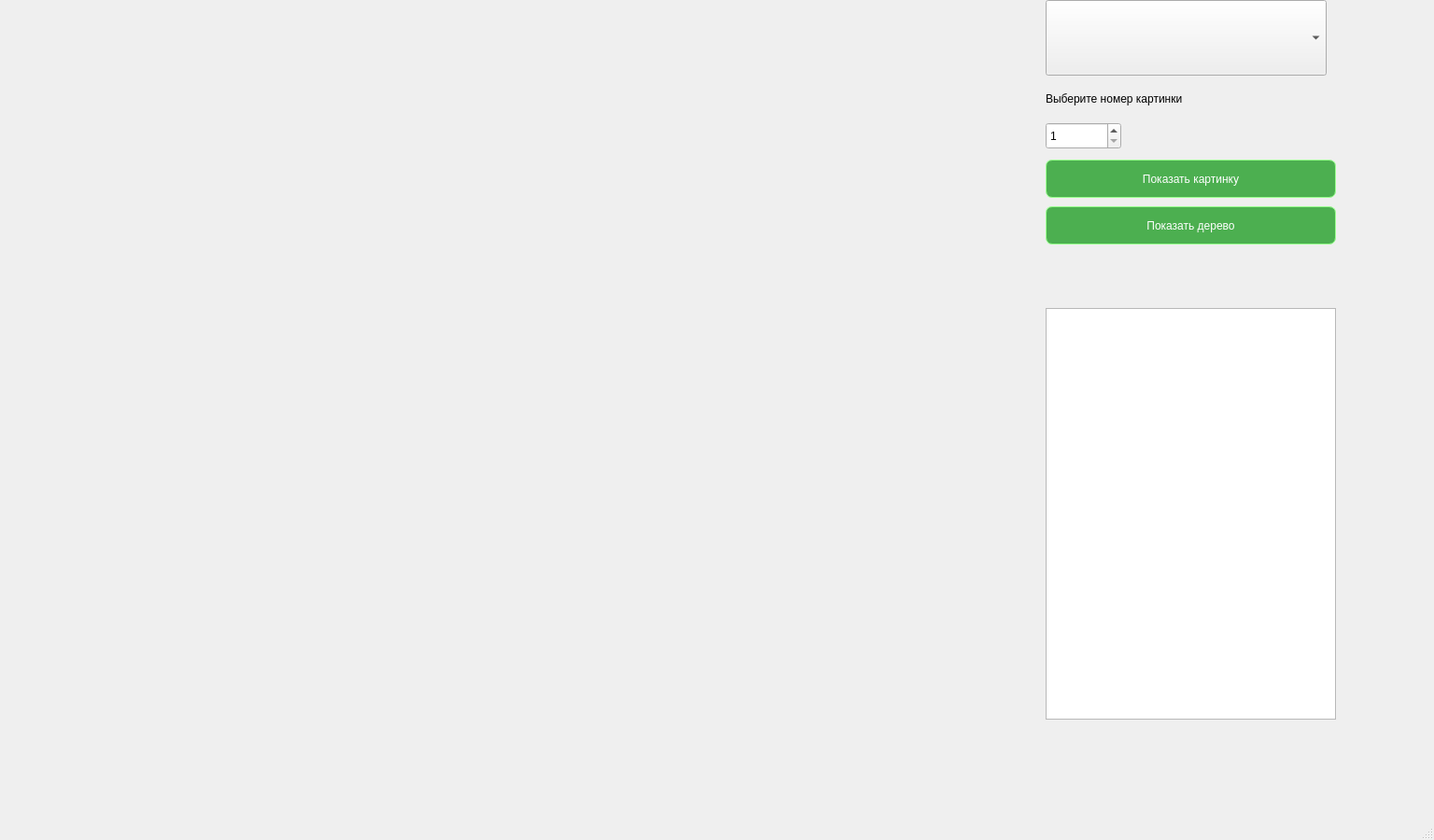
<?xml version="1.0" encoding="UTF-8"?>
<ui version="4.0">
 <class>MainWindow</class>
 <widget class="QMainWindow" name="MainWindow">
  <property name="geometry">
   <rect>
    <x>0</x>
    <y>0</y>
    <width>1536</width>
    <height>900</height>
   </rect>
  </property>
  <property name="windowTitle">
   <string>MainWindow</string>
  </property>
  <widget class="QWidget" name="centralwidget">
   <widget class="QComboBox" name="comboBox_terminals">
    <property name="geometry">
     <rect>
      <x>1120</x>
      <y>0</y>
      <width>301</width>
      <height>81</height>
     </rect>
    </property>
   </widget>
   <widget class="QSpinBox" name="spinBox_pic_num">
    <property name="geometry">
     <rect>
      <x>1120</x>
      <y>131</y>
      <width>81</width>
      <height>29</height>
     </rect>
    </property>
    <property name="minimum">
     <number>1</number>
    </property>
    <property name="maximum">
     <number>3</number>
    </property>
   </widget>
   <widget class="QPushButton" name="pushButton_show_tree">
    <property name="geometry">
     <rect>
      <x>1120</x>
      <y>221</y>
      <width>311</width>
      <height>41</height>
     </rect>
    </property>
    <property name="styleSheet">
     <string notr="true">QPushButton {
    background-color: #4CAF50;  /* Задаем цвет фона */
    font: 11pt &quot;Segoe UI&quot;;
    color: white;  /* Задаем цвет текста */
    border: 1px solid rgb(154, 255, 143);  /* Задаем толщину и цвет границы */
    border-radius: 7px;  /* Закругляем углы */
    box-shadow: 0px 4px 8px rgba(0, 0, 0, 0.1);  /* Добавляем тень */
    transition: background-color 0.3s, color 0.3s, box-shadow 0.3s, transform 0.3s;  /* Добавляем плавные переходы */
}

QPushButton:hover {
    background-color: #45a049;  /* Цвет фона при наведении */
    box-shadow: 0px 8px 16px rgba(0, 0, 0, 0.2);  /* Увеличиваем тень при наведении */
    transform: translateY(-2px);  /* Поднимаем кнопку на 2 пикселя */
}

QPushButton:pressed {
    background-color: #39803d;  /* Цвет фона при нажатии */
    box-shadow: 0px 2px 4px rgba(0, 0, 0, 0.1);  /* Уменьшаем тень при нажатии */
    transform: translateY(2px);  /* Поднимаем кнопку на 2 пикселя при нажатии */
}</string>
    </property>
    <property name="text">
     <string>Показать дерево</string>
    </property>
   </widget>
   <widget class="QPushButton" name="pushButton_apply_image">
    <property name="geometry">
     <rect>
      <x>1120</x>
      <y>171</y>
      <width>311</width>
      <height>41</height>
     </rect>
    </property>
    <property name="styleSheet">
     <string notr="true">QPushButton {
    background-color: #4CAF50;  /* Задаем цвет фона */
    font: 11pt &quot;Segoe UI&quot;;
    color: white;  /* Задаем цвет текста */
    border: 1px solid rgb(154, 255, 143);  /* Задаем толщину и цвет границы */
    border-radius: 7px;  /* Закругляем углы */
    box-shadow: 0px 4px 8px rgba(0, 0, 0, 0.1);  /* Добавляем тень */
    transition: background-color 0.3s, color 0.3s, box-shadow 0.3s, transform 0.3s;  /* Добавляем плавные переходы */
}

QPushButton:hover {
    background-color: #45a049;  /* Цвет фона при наведении */
    box-shadow: 0px 8px 16px rgba(0, 0, 0, 0.2);  /* Увеличиваем тень при наведении */
    transform: translateY(-2px);  /* Поднимаем кнопку на 2 пикселя */
}

QPushButton:pressed {
    background-color: #39803d;  /* Цвет фона при нажатии */
    box-shadow: 0px 2px 4px rgba(0, 0, 0, 0.1);  /* Уменьшаем тень при нажатии */
    transform: translateY(2px);  /* Поднимаем кнопку на 2 пикселя при нажатии */
}</string>
    </property>
    <property name="text">
     <string>Показать картинку</string>
    </property>
   </widget>
   <widget class="QLabel" name="label">
    <property name="geometry">
     <rect>
      <x>1120</x>
      <y>90</y>
      <width>301</width>
      <height>31</height>
     </rect>
    </property>
    <property name="styleSheet">
     <string notr="true">font: 11pt &quot;Segoe UI&quot;;</string>
    </property>
    <property name="text">
     <string>Выберите номер картинки</string>
    </property>
   </widget>
   <widget class="QLabel" name="label_info">
    <property name="geometry">
     <rect>
      <x>1120</x>
      <y>280</y>
      <width>311</width>
      <height>31</height>
     </rect>
    </property>
    <property name="text">
     <string/>
    </property>
   </widget>
   <widget class="QListWidget" name="listWidget_grammar">
    <property name="geometry">
     <rect>
      <x>1120</x>
      <y>330</y>
      <width>311</width>
      <height>441</height>
     </rect>
    </property>
    <property name="font">
     <font>
      <pointsize>11</pointsize>
      <bold>true</bold>
     </font>
    </property>
   </widget>
  </widget>
  <widget class="QMenuBar" name="menubar">
   <property name="geometry">
    <rect>
     <x>0</x>
     <y>0</y>
     <width>1536</width>
     <height>25</height>
    </rect>
   </property>
  </widget>
  <widget class="QStatusBar" name="statusbar"/>
 </widget>
 <resources/>
 <connections/>
</ui>
